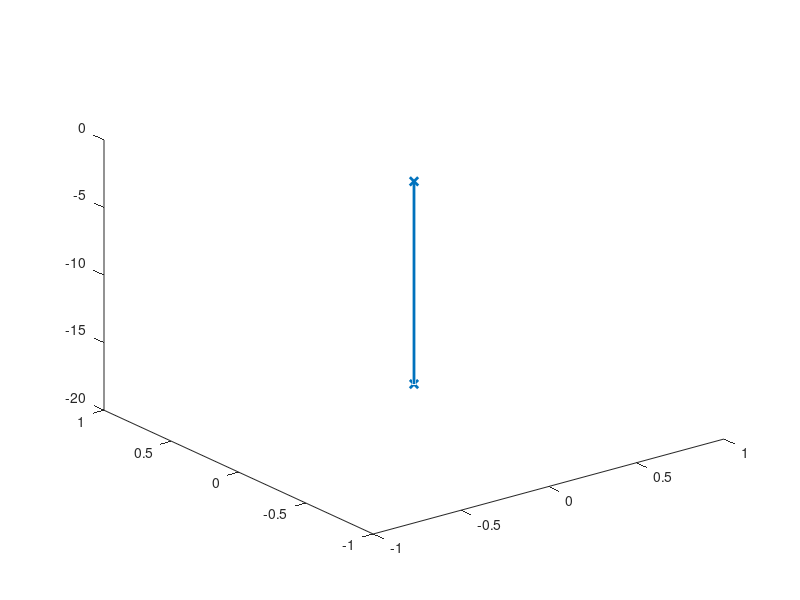

MATLAB code for this plot: (Note: this script raises an error after producing the figure.)
%clear;
close all;

%syms L1 L2 L3 the1 the2 the3 d1 ;
L1=2.7;
L2=12;
L3=22.2;
% bo nghiem 1
%  the1=   0.7854;
%  the2=   1.3546;
%  the3=   -1.3314;
% % bo nghiem 2
%  the1=   0.7854;
%  the2=   0.0233;
%  the3=   1.3314;
% % bo nghiem 3
%  the1=   -2.3562;
%  the2=    2.9063;
%  the3=    -0.6387;
% % bo nghiem 4
%  the1=   -2.3562;
%  the2=    2.2676;
%  the3=    0.6387;

the1 = 0; the2 = 0; the3 = 0;
DH = [0  0    0 the1;
      L1 pi/2 0 the2;
      L2 0    0 the3];
T_0_i = eye(4);


for  i=1:3
    the = DH(i,4); d = DH(i,3); anp = DH(i,2);  a = DH(i,1);
    T_i_1_i = [cos(the)            -sin(the)                   0           a;
              (sin(the)*cos(anp))  cos(the)*cos(anp)           -sin(anp)   -sin(anp)*d;
              (sin(the)*sin(anp))  cos(the)*sin(anp)           cos(anp)    cos(anp)*d;
              0                    0                           0           1];
    T_0_i = (T_0_i *  T_i_1_i);
    T_0_i_s(:,:,i) = T_0_i;
end  
T_i_1_i;
P_2_EE = [L3; 0;0;1];
P_0_EE = (T_0_i*P_2_EE)
% simplify(P_0_EE)
% plot robot configuration
P_0_B = [0; 0; -17];
plot3([P_0_B(1),0], [P_0_B(2),0], [P_0_B(3),-2], '-x', 'linewidth', 2);
hold on;
plot3([0,T_0_i_s(1,4,2)],[0,T_0_i_s(2,4,2)],[-2,T_0_i_s(3,4,2)], '-rO', 'linewidth', 2);
hold on;
plot3([T_0_i_s(1,4,2),T_0_i_s(1,4,3)],[T_0_i_s(2,4,2),T_0_i_s(2,4,3)],[T_0_i_s(3,4,2),T_0_i_s(3,4,3)], '-bO', 'linewidth', 2);
hold on;
plot3([T_0_i_s(1,4,3),P_0_EE(1)],[T_0_i_s(2,4,3),P_0_EE(2)],[T_0_i_s(3,4,3),P_0_EE(3)], '-mO', 'linewidth', 2);
hold on;
xlabel('x'); ylabel('y'); zlabel('z');
xlim([-80 80]); ylim([-80 80]); zlim([-80 80]);
